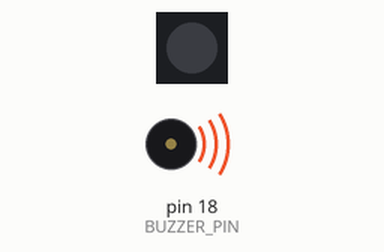
Simulated run of this sketch. Board: Arduino Uno, built with avr-gcc and run on an emulated ATmega328P. Parts: 1 RGB LEDs in strip order, left to right, buzzer (waves = sounding). Dim RGB values are drawn brighter than linear.

Above: at 0.15 s.
At 2.6 s:
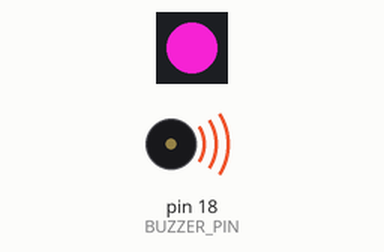
At 4.35 s:
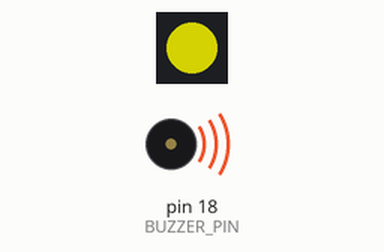
At 6.1 s:
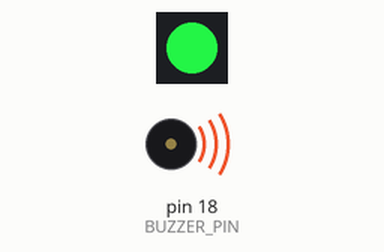
Timing chart, 0 to 6.4 s (numbered marks = the images above):
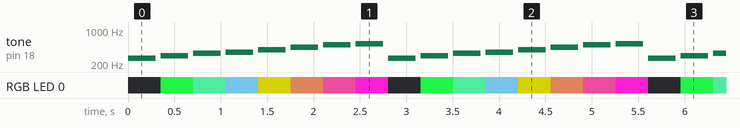

Measured:
- by itself, RGB LED 0: repeats every 2.8 s: RGB(64, 191, 128) 0.35 s, RGB(96, 159, 192) 0.35 s, RGB(128, 127, 1) 0.35 s, RGB(160, 95, 65) 0.35 s, RGB(192, 63, 129) 0.35 s, RGB(224, 31, 193) 0.35 s, off 0.35 s, RGB(32, 223, 64) 0.35 s
- by itself, tone on pin 18 (BUZZER_PIN): repeats every 2.8 s: silent 0.05 s, 294 Hz 0.30 s, silent 0.05 s, 330 Hz 0.30 s, silent 0.05 s, 349 Hz 0.30 s, silent 0.05 s, 392 Hz 0.30 s, silent 0.05 s, 440 Hz 0.30 s, silent 0.05 s, 494 Hz 0.30 s, silent 0.05 s, 523 Hz 0.30 s, silent 0.05 s, 262 Hz 0.30 s

The sketch:

DiscoLedwithBuzzer.ino
```cpp
#include <Adafruit_NeoPixel.h>

// Pin setup
#define LED_PIN 5          // WS2812 data pin
#define NUM_LEDS 1         // Single LED
#define BUZZER_PIN 18      // Buzzer pin

Adafruit_NeoPixel strip(NUM_LEDS, LED_PIN, NEO_GRB + NEO_KHZ800);

// Notes (frequencies in Hz)
int melody[] = { 262, 294, 330, 349, 392, 440, 494, 523 }; // C D E F G A B C
int noteDuration = 300; // ms per note

void setup() {
  strip.begin();
  strip.show();
  pinMode(BUZZER_PIN, OUTPUT);
}

void loop() {
  for (int i = 0; i < 8; i++) {
    tone(BUZZER_PIN, melody[i]);  // Play note
    rainbowFlash(i);              // Change LED color with each note
    delay(noteDuration);
    noTone(BUZZER_PIN);           // Stop note
    delay(50);
  }
}

// Change LED color with note
void rainbowFlash(int pos) {
  uint32_t color = strip.Color(
    (pos * 32) % 255,
    (255 - pos * 32) % 255,
    (pos * 64) % 255
  );

  strip.setPixelColor(0, color); // Single LED
  strip.show();
}
```
